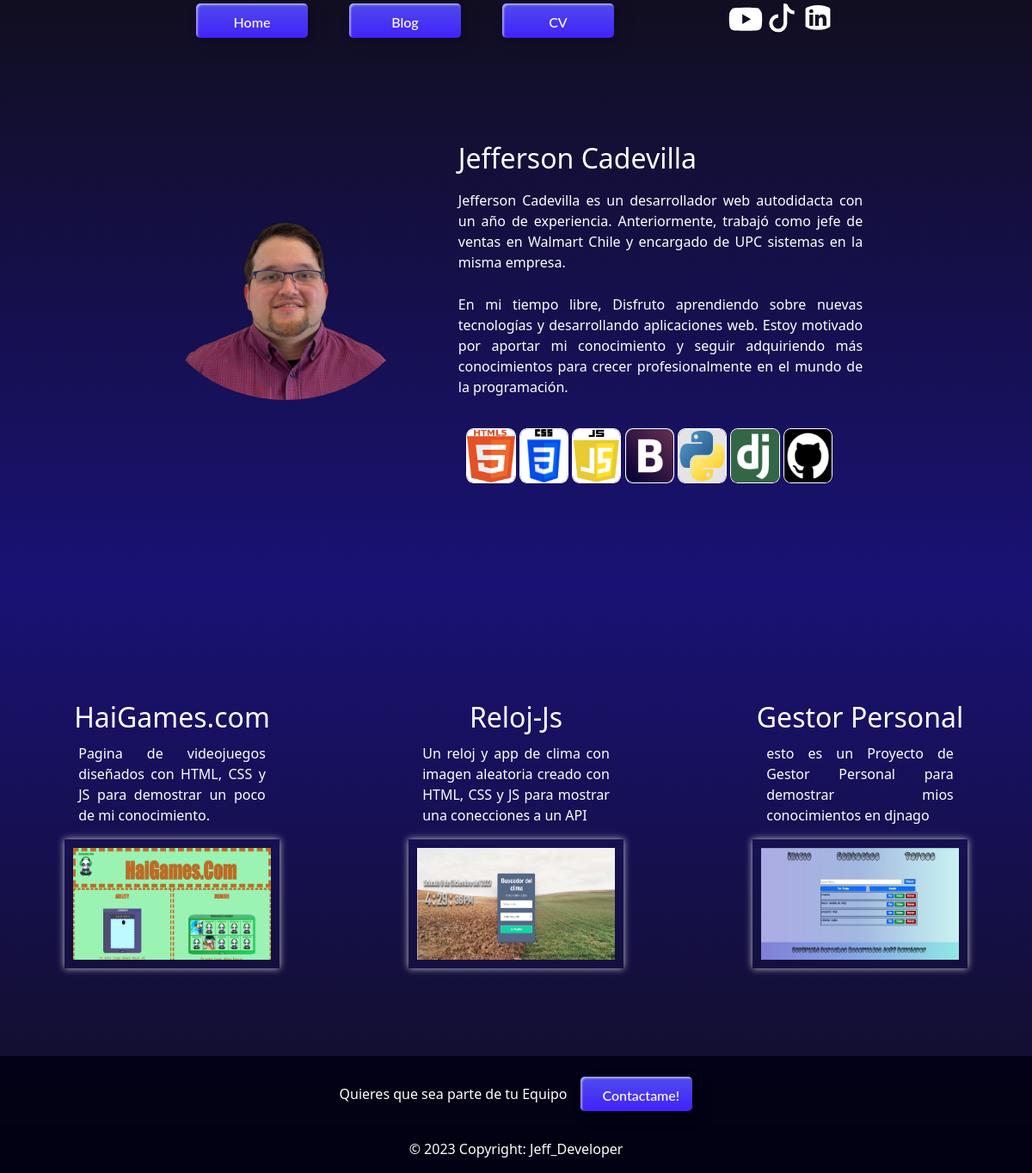
The app's page /, older data.
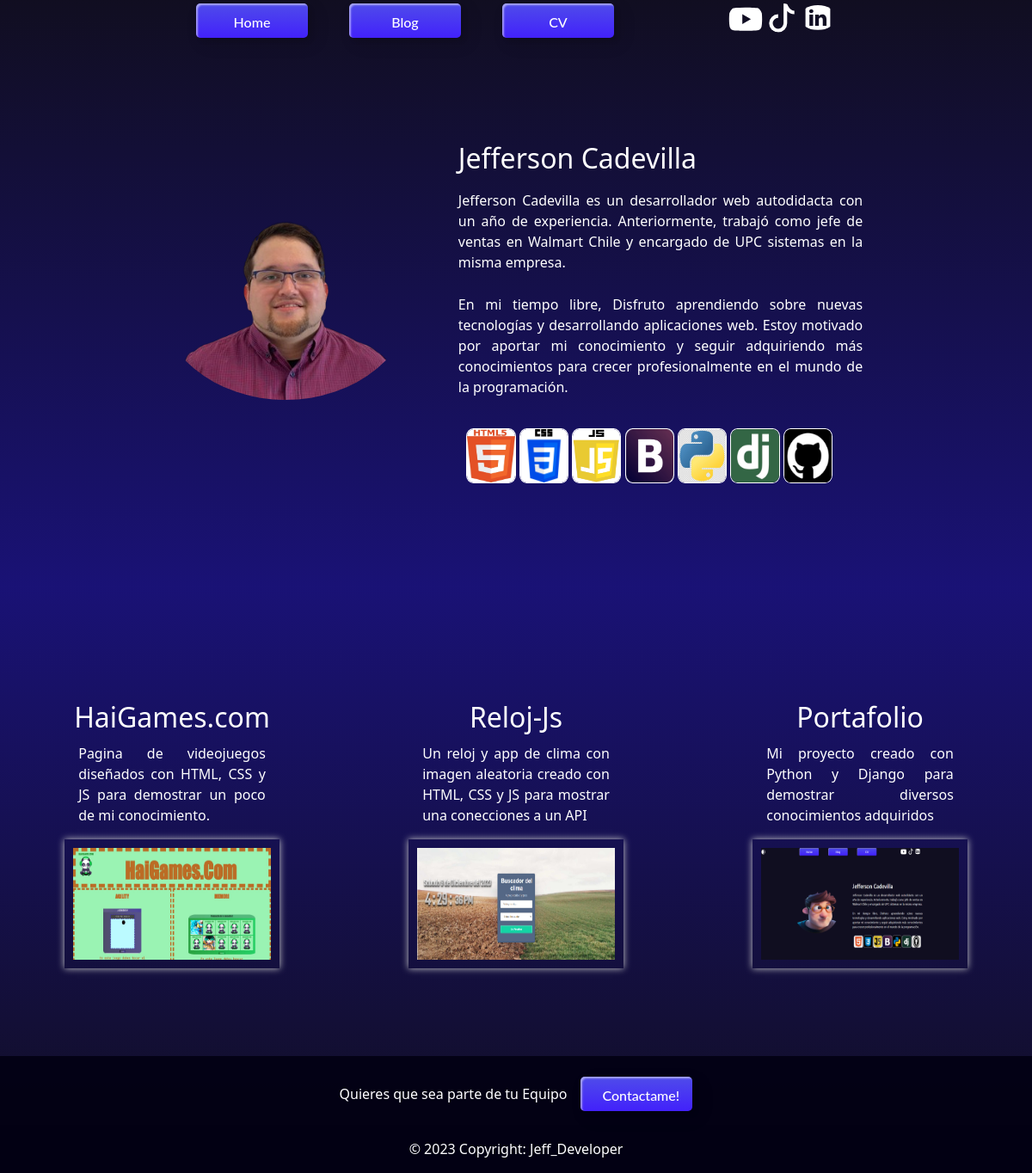
The same page, newer data.
### Portafolio/models.py (models this page shows, shortened)
class Imgpresent(models.Model):
    imagen = models.ImageField(upload_to='Portafolio/images/')
    title = models.CharField( max_length=100)
    id = models.AutoField(primary_key=True)

class Presentacion(models.Model):
    image = models.ImageField(upload_to="Portafolio/images/")
    title = models.CharField( max_length=100)
    description = models.CharField(max_length=500)
    sobre_mi = models.CharField(max_length=500)
    id = models.AutoField(primary_key=True)

class Projecto(models.Model):
    id = models.AutoField(primary_key=True)
    title = models.CharField( max_length=100)
    description = models.CharField(max_length=250)
    image = models.ImageField(upload_to="Portafolio/images/")
    url =models.URLField(blank=True)

### portafolio_jeff/views.py (the view)
# urls.py: 2. Add a URL to urlpatterns:  path('', views.home, name='home')
def home(request, Projecto_id=None):
    projectos = Projecto.objects.all()
    presentaciones = Presentacion.objects.all()
    imgs = Imgpresent.objects.all()
    return render(request, 'Principal.html', {'projectos': projectos, 'presentaciones': presentaciones,'imgs': imgs})

### Templates/Principal.html (shortened to what this page needs)
{% extends 'layout/base.html' %}
{% load static %}
        {% block content %}
            {% for presentacion in presentaciones %}
                <secction class="containerpresent">
                    <div class="Present">
                        <div id="carouselExampleSlidesOnly" class="carousel slide" data-bs-ride="carousel" data-bs-interval="2000">
                            <div class="carousel-inner">
                                {% for image in imgs %}
                                    <div class="carousel-item {% if forloop.first %} active {% endif %}">
                                        <img src="{{ image.imagen.url }}" class="d-block w-100 "  style=" border-radius: 100%;">
                                    </div>
                                {% endfor %}
                            </div>
                            <br>
                        </div>
                        <div class="text-container">
                            <h2 class="title01">{{ presentacion.title }}</h2>
                            <p class="title01">{{ presentacion.description }}</p>
                            <p class="title01">{{ presentacion.sobre_mi }}</p>
                            <div class="skill">
                                <img class="redesS" src="{% static "img/html.jpg" %}">
                                <img class="redesS" src="{% static "img/css.jpg" %}">
                                <img class="redesS" src="{% static "img/js.jpg" %}">
                                <img class="redesS" src="{% static "img/boostrap.jpg" %}">
                                <img class="redesS" src="{% static "img/python.jpg" %}">
                                <img class="redesS" src="{% static "img/dj.jpg" %}">
                                <img class="redesS" src="{% static "img/git.jpg" %}">
                            </div>
                        </div>
                    </div>
                </secction>
            {% endfor %}
                <secction class="containerproyect">
                    {% for projecto in projectos %}
                        <article class="proyect">
                            <a class="link5" href="{{ projecto.url }}" target="_blank">
                            <h2 class="titlep">{{ projecto.title }}</h2>
                            <p class="parrafo01">{{ projecto.description }}</p>
                            <img class="img01" src="{{ projecto.image.url }}"/></a>
                            </article>
                    {% endfor %}
                </secction>
        {% endblock content %}

### Templates/layout/base.html (shortened to what this page needs)
{% load static %}
<!DOCTYPE html>
<html>
    <head>
        <link href="https://cdn.jsdelivr.net/npm/bootstrap@5.3.2/dist/css/bootstrap.min.css" rel="stylesheet">
        <link rel="stylesheet" href="{% static "styles/estilos.css" %}">
    </head>
    <body>
        <nav>
            {% include "layout/partials/navbar.html" %}
        </nav>
        <main class="conten">
            {% block content %}
            {% endblock  %}
        </main>
        <footer>
            {% include "layout/partials/footer.html" %}
        </footer>
    </body>
</html>

### Templates/layout/partials/navbar.html (shortened to what this page needs)
{% load static %}
<div class="containernav frame">
    <a class="custom-btn btn-11"  href="/">Home</a>
    <a class="custom-btn btn-11" href="{% url 'vblog'  %}">Blog</a>
    <a class="custom-btn btn-11" href="{% static 'CV/CV.pdf' %}" target="_blank">CV</a>
    <div class="navredes">
        <a href="https://www.linkedin.com/feed/" target="_blank">
        </a>
        <a href="https://www.tiktok.com/@jeffdeveloper3" target="_blank">
            <svg xmlns="http://www.w3.org/2000/svg" fill="currentColor" class="tik" viewBox="0 0 16 16">
                <path d="M9 0h1.98c.144.715.54 1.617 1.235 2.512C12.895 3.389 13.797 4 15 4v2c-1.753 0-3.07-.814-4-1.829V11a5 5 0 1 1-5-5v2a3 3 0 1 0 3 3z"/>
            </svg>
        </a>
        <a href="https://www.youtube.com/channel/UCjg9xb_roXzYWaPufC4l_Yg" target="_blank">
        </a>
    </div>
</div>

### Templates/layout/partials/footer.html
{% load static %}
<footer>
    <section class="">
        <footer class="text-center text-white" style="background-color: rgba(3, 0, 20, 0.945);">
            <div class="container p-4 pb-0">
                <section>
                    <p class="d-flex justify-content-center align-items-center">
                        <span class="me-3">Quieres que sea parte de tu Equipo </span>
                        <a class="custom-btn btn-11" href="{% url 'contacto' %}">
                        Contactame! </a>
                    </p>
                </section>
            </div>
            <div class="text-center p-3" style="background-color: rgba(3, 0, 20, 0.945);;">
                © 2023 Copyright:
                <a class="text-white" href="/">Jeff_Developer</a>
            </div>
        </footer>
    </section>
</footer>

### static/styles/estilos.css (style rules this page uses)
* { margin: 0; padding: 0; list-style: none; }
body { min-height: 100vh; background-image: linear-gradient( rgba(3, 0, 20, 0.945), rgb(13 5 110 / 95%), rgba(3, 0, 20, 0.945) ); }
a { text-decoration: none; color: white; }
.containernav { display: flex; justify-content: space-evenly; align-items: center; width: 70%; height:3rem; }
.navredes { width: 25%; height: 100%; position: relative; float: inline-end; }
.frame { margin: 0 auto; text-align: center; }
.custom-btn { width: 130px; height: 40px; color: #fff; border-radius: 5px; padding: 10px 25px; font-family: 'Lato', sans-serif; font-weight: 500; background: transparent; cursor: pointer; transition: all 0.3s ease; position: relative; display: inline-block; box-shadow:inset 2px 2px 2px 0px rgba(255,255,255,.5), 7px 7px 20px 0px rgba(0,0,0,.1), 4px 4px 5px 0px rgba(0,0,0,.1); outline: none; }
.btn-11 { border: none; background: rgb(55, 33, 251); background: linear-gradient(0deg, rgb(66, 33, 251) 0%, rgb(79, 76, 234) 100%); color: #fff; overflow: hidden; }
.btn-11:before { position: absolute; content: ''; display: inline-block; top: -180px; left: 0; width: 30px; height: 100%; background-color: #fff; animation: shiny-btn1 3s ease-in-out infinite; }
.tik { margin-block: 2%; float: inline-end; width: 20%; height: 70%; border-radius: 50%; }
.you { margin-block: 2%; float: inline-end; width: 20%; height: 80%; border-radius: 50%; }
.kedin { margin-block: 3%; float: inline-end; width: 20%; height: 60%; border-radius: 50%; }
.carousel { min-width: 35%; max-width: 35%; object-fit: cover; position: relative; display: flex; justify-content: center; align-items: center; }
.carousel-item { transition-duration: 0.5s; width: 300px; height: 300px; }
.containerpresent { width: 100%; height:40rem; display: flex; align-items: center; justify-content: center; margin-bottom: 5%; }
.Present { width: 80%; height: 100%; display: flex; justify-content: center; align-items: center; }
.text-container { width: auto; padding: 1%; display: flex; flex-direction: column; justify-content: center; align-items: flex-start; }
.skill { margin: 3%; }
.title01 { width: 30rem; padding: 1%; color: white; text-align: justify; }
.redesS { width: 13%; height: 4rem; border:solid white; border-radius: 15%; border-width: 1px; }
.containerproyect { width: 100%; height: 30rem; display: flex; flex-direction: row; justify-content: center; align-items: center; }
.proyect { position: relative; display: block; width: 25%; height: 25rem; margin: 4rem; padding: 2% 0%; color: white; text-align: center; justify-items: center; }
.parrafo01 { width: 80%; height: 6rem; display: inline-flex; position: relative; align-items: flex-start; text-align: justify; }
.titlep { position: relative; padding: 1%; color: white; }
.img01 { width: 250px; height: 150px; padding: 10px; box-shadow: 0 0 8px #ccc; }
.link5 { list-style: none; }
footer { position: bottom 0; }

Row changes from the older to the newer data that the page shows:
changed Projecto: title "Gestor Personal" → "Portafolio"; description "esto es un Proyecto de Gestor Personal para demostrar mios conocimientos en djnago" → "Mi proyecto creado con Python y Django para demostrar diversos conocimientos adquiridos"; image: a different picture
